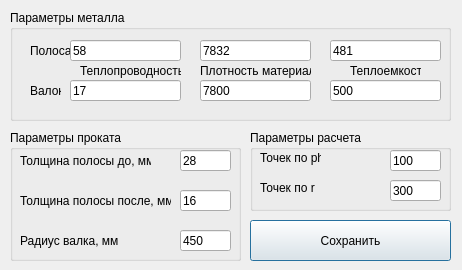
<?xml version="1.0" encoding="UTF-8"?>
<ui version="4.0">
 <class>Settings</class>
 <widget class="QDialog" name="Settings">
  <property name="geometry">
   <rect>
    <x>0</x>
    <y>0</y>
    <width>462</width>
    <height>270</height>
   </rect>
  </property>
  <property name="windowTitle">
   <string>Настройки</string>
  </property>
  <widget class="QGroupBox" name="groupBox">
   <property name="geometry">
    <rect>
     <x>10</x>
     <y>10</y>
     <width>441</width>
     <height>111</height>
    </rect>
   </property>
   <property name="title">
    <string>Параметры металла</string>
   </property>
   <widget class="QLabel" name="label_8">
    <property name="geometry">
     <rect>
      <x>20</x>
      <y>30</y>
      <width>41</width>
      <height>21</height>
     </rect>
    </property>
    <property name="text">
     <string>Полоса</string>
    </property>
   </widget>
   <widget class="QLineEdit" name="c_p_edit">
    <property name="geometry">
     <rect>
      <x>320</x>
      <y>30</y>
      <width>111</width>
      <height>21</height>
     </rect>
    </property>
    <property name="text">
     <string>481</string>
    </property>
   </widget>
   <widget class="QLabel" name="label_12">
    <property name="geometry">
     <rect>
      <x>340</x>
      <y>50</y>
      <width>71</width>
      <height>21</height>
     </rect>
    </property>
    <property name="text">
     <string>Теплоемкость</string>
    </property>
   </widget>
   <widget class="QLineEdit" name="lambda_p_edit">
    <property name="geometry">
     <rect>
      <x>60</x>
      <y>30</y>
      <width>111</width>
      <height>21</height>
     </rect>
    </property>
    <property name="text">
     <string>58</string>
    </property>
   </widget>
   <widget class="QLabel" name="label_10">
    <property name="geometry">
     <rect>
      <x>70</x>
      <y>50</y>
      <width>101</width>
      <height>21</height>
     </rect>
    </property>
    <property name="text">
     <string>Теплопроводность</string>
    </property>
   </widget>
   <widget class="QLineEdit" name="rho_v_edit">
    <property name="geometry">
     <rect>
      <x>190</x>
      <y>70</y>
      <width>111</width>
      <height>21</height>
     </rect>
    </property>
    <property name="text">
     <string>7800</string>
    </property>
   </widget>
   <widget class="QLabel" name="label_11">
    <property name="geometry">
     <rect>
      <x>190</x>
      <y>50</y>
      <width>111</width>
      <height>21</height>
     </rect>
    </property>
    <property name="text">
     <string>Плотность материала</string>
    </property>
   </widget>
   <widget class="QLabel" name="label_9">
    <property name="geometry">
     <rect>
      <x>20</x>
      <y>70</y>
      <width>31</width>
      <height>21</height>
     </rect>
    </property>
    <property name="text">
     <string>Валок</string>
    </property>
   </widget>
   <widget class="QLineEdit" name="lambda_v_edit">
    <property name="geometry">
     <rect>
      <x>60</x>
      <y>70</y>
      <width>111</width>
      <height>21</height>
     </rect>
    </property>
    <property name="text">
     <string>17</string>
    </property>
   </widget>
   <widget class="QLineEdit" name="rho_p_edit">
    <property name="geometry">
     <rect>
      <x>190</x>
      <y>30</y>
      <width>111</width>
      <height>21</height>
     </rect>
    </property>
    <property name="text">
     <string>7832</string>
    </property>
   </widget>
   <widget class="QLineEdit" name="c_v_edit">
    <property name="geometry">
     <rect>
      <x>320</x>
      <y>70</y>
      <width>111</width>
      <height>21</height>
     </rect>
    </property>
    <property name="text">
     <string>500</string>
    </property>
   </widget>
  </widget>
  <widget class="QGroupBox" name="groupBox_2">
   <property name="geometry">
    <rect>
     <x>10</x>
     <y>130</y>
     <width>231</width>
     <height>131</height>
    </rect>
   </property>
   <property name="title">
    <string>Параметры проката</string>
   </property>
   <widget class="QLabel" name="label_4">
    <property name="geometry">
     <rect>
      <x>10</x>
      <y>100</y>
      <width>101</width>
      <height>21</height>
     </rect>
    </property>
    <property name="text">
     <string>Радиус валка, мм</string>
    </property>
   </widget>
   <widget class="QLineEdit" name="editH_b">
    <property name="geometry">
     <rect>
      <x>170</x>
      <y>20</y>
      <width>51</width>
      <height>21</height>
     </rect>
    </property>
    <property name="text">
     <string>28</string>
    </property>
   </widget>
   <widget class="QLabel" name="label_2">
    <property name="geometry">
     <rect>
      <x>10</x>
      <y>20</y>
      <width>131</width>
      <height>21</height>
     </rect>
    </property>
    <property name="text">
     <string>Толщина полосы до, мм</string>
    </property>
   </widget>
   <widget class="QLabel" name="label_3">
    <property name="geometry">
     <rect>
      <x>10</x>
      <y>60</y>
      <width>151</width>
      <height>21</height>
     </rect>
    </property>
    <property name="text">
     <string>Толщина полосы после, мм</string>
    </property>
   </widget>
   <widget class="QLineEdit" name="lineRad">
    <property name="geometry">
     <rect>
      <x>170</x>
      <y>100</y>
      <width>51</width>
      <height>21</height>
     </rect>
    </property>
    <property name="text">
     <string>450</string>
    </property>
   </widget>
   <widget class="QLineEdit" name="editH_a">
    <property name="geometry">
     <rect>
      <x>170</x>
      <y>60</y>
      <width>51</width>
      <height>21</height>
     </rect>
    </property>
    <property name="text">
     <string>16</string>
    </property>
   </widget>
  </widget>
  <widget class="QGroupBox" name="groupBox_3">
   <property name="geometry">
    <rect>
     <x>250</x>
     <y>130</y>
     <width>201</width>
     <height>81</height>
    </rect>
   </property>
   <property name="title">
    <string>Параметры расчета</string>
   </property>
   <widget class="QLabel" name="label_6">
    <property name="geometry">
     <rect>
      <x>10</x>
      <y>50</y>
      <width>61</width>
      <height>16</height>
     </rect>
    </property>
    <property name="text">
     <string>Точек по r</string>
    </property>
   </widget>
   <widget class="QLineEdit" name="thetaStep">
    <property name="geometry">
     <rect>
      <x>140</x>
      <y>20</y>
      <width>51</width>
      <height>21</height>
     </rect>
    </property>
    <property name="text">
     <string>100</string>
    </property>
   </widget>
   <widget class="QLineEdit" name="hStep">
    <property name="geometry">
     <rect>
      <x>140</x>
      <y>50</y>
      <width>51</width>
      <height>21</height>
     </rect>
    </property>
    <property name="text">
     <string>300</string>
    </property>
   </widget>
   <widget class="QLabel" name="label_5">
    <property name="geometry">
     <rect>
      <x>10</x>
      <y>20</y>
      <width>61</width>
      <height>16</height>
     </rect>
    </property>
    <property name="text">
     <string>Точек по phi</string>
    </property>
   </widget>
  </widget>
  <widget class="QPushButton" name="pushButton">
   <property name="geometry">
    <rect>
     <x>250</x>
     <y>220</y>
     <width>201</width>
     <height>41</height>
    </rect>
   </property>
   <property name="text">
    <string>Сохранить</string>
   </property>
  </widget>
 </widget>
 <resources/>
 <connections/>
</ui>
